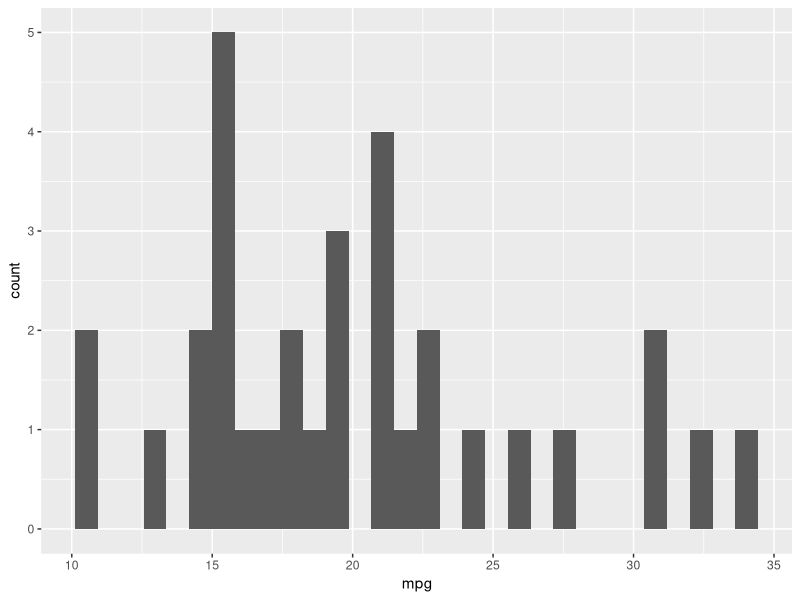

R code for this plot:
## ---- chunk 1
library(tidyverse)
knitr::opts_chunk$set(echo = TRUE)
## ---- chunk 2
# library tidyverse has already been loaded
select(mtcars, mpg)
## ---- chunk 3
mtcars %>% 
  ggplot(aes(x = mpg)) + 
  geom_histogram() 
